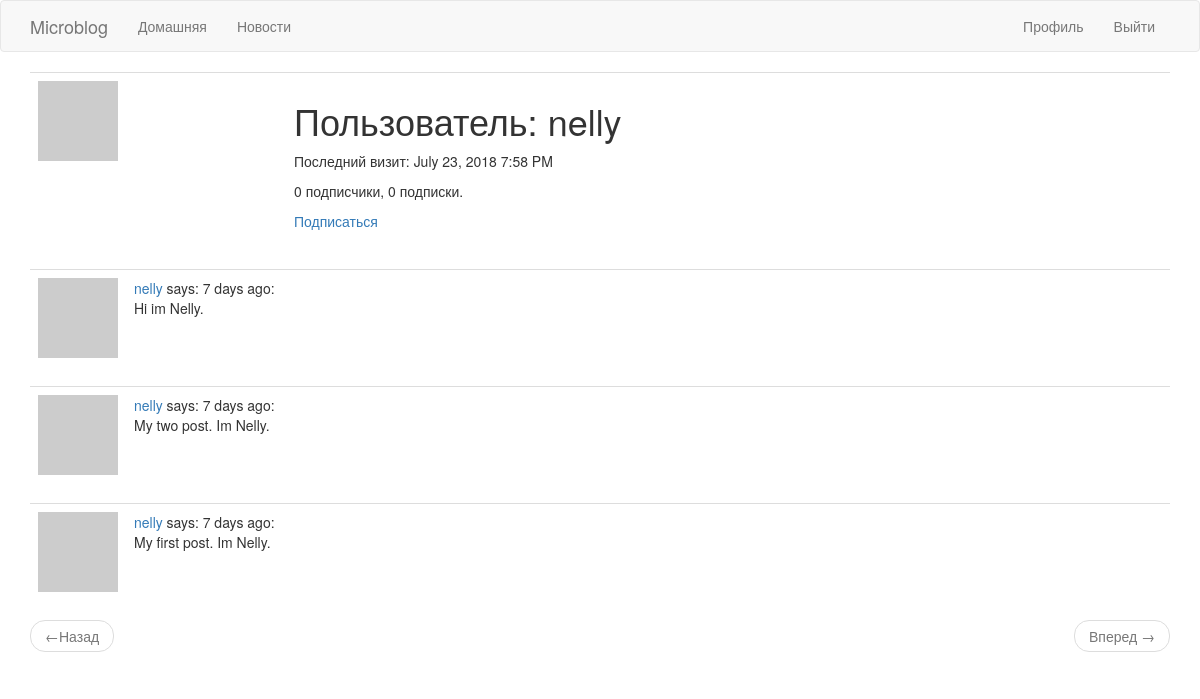
Page /user/nelly (signed in) on the committed database.
### app/models.py (models this page shows, shortened)
class User(UserMixin, db.Model):
	id = db.Column(db.Integer, primary_key=True)
	username = db.Column(db.String(32), index=True, unique=True)
	email = db.Column(db.String(128), index=True, unique=True)
	password_hash = db.Column(db.String(128))
	posts = db.relationship('Post', backref='author', lazy='dynamic')
	about_me = db.Column(db.String(140))
	last_seen = db.Column(db.DateTime, default=datetime.utcnow)
	followed = db.relationship(
		'User', secondary=followers,
		primaryjoin=(followers.c.follower_id==id),
		secondaryjoin=(followers.c.followed_id == id),
		backref=db.backref('followers', lazy='dynamic'),
		lazy='dynamic')
	def avatar(self, size):
		digest = md5(self.email.lower().encode('utf-8')).hexdigest()
		return 'https://www.gravatar.com/avatar/{}?d=identicon&s={}'.format(digest, size)
	def is_following(self, user):
		return self.followed.filter(
		    followers.c.followed_id==user.id).count() > 0

class Post(db.Model):
	id = db.Column(db.Integer, primary_key=True)
	body = db.Column(db.String(256))
	timestamp = db.Column(db.DateTime(), default=datetime.utcnow)
	user_id = db.Column(db.Integer, db.ForeignKey('user.id'))

### app/routers.py (the view)
@app.route('/user/<username>')
@login_required
def user(username):
	user = User.query.filter_by(username=username).first_or_404()
	page = request.args.get('page', 1, type=int)
	posts = user.posts.order_by(Post.timestamp.desc()).paginate(
	     page, app.config['POSTS_PER_PAGE'], False)
	next_url = url_for('explore', username=user.username, page=posts.next_num) if posts.has_next else None
	prev_url = url_for('explore', username=user.username, page=posts.prev_num) if posts.has_prev else None
	return render_template('user.html', user=user, posts=posts.items,
	    next_url=next_url, prev_url=prev_url)

### app/models.py (called while the page is built)
@login.user_loader
def load_user(id):
	return User.query.get(int(id))

### app/routers.py (called while the page is built)
@app.before_request
def before_request():
	if current_user.is_authenticated:
		current_user.last_seen = datetime.utcnow()
		db.session.commit()

### app/templates/user.html (shortened to what this page needs)
{% extends "base.html" %}
{% block app_content %}
    <table class="table table-hover">
        <tr>
            <td width="256px"><img src="{{ user.avatar(256) }}"></td>
            <td>
                <h1>Пользователь: {{ user.username }}</h1>
                {% if user.last_seen %}
                  <p>Последний визит: {{ moment(user.last_seen).format('LLL') }}</p>
                {% endif %}
                <p>{{ user.followers.count() }} подписчики, {{ user.followed.count() }} подписки.</p>
                {% if user == current_user %}
                <p><a href="{{ url_for('edit_profile') }}">Редактировать профиль</a></p>
                {% elif not current_user.is_following(user) %}
                <p><a href="{{ url_for('follow', username=user.username) }}">Подписаться</a></p>
                {% else %}
                <p><a href="{{ url_for('unfollow', username=user.username) }}">Отписаться</a></p>
                {% endif %}
            </td>
        </tr>
    </table>
    {% for post in posts %}
        {% include '_post.html' %}
    {% endfor %}
    <nav aria-label="...">
        <ul class="pager">
            <li class="previous{% if not prev_url %} disabled{% endif %}">
                <a href="{{ prev_url or '#' }}">
                    <span aria-hidden="true">&larr;</span>Назад
                </a>
            </li>
            <li class="next{% if not next_url %} disabled{% endif %}">
                <a href="{{ next_url or '#' }}">
                    Вперед <span aria-hidden="true">&rarr;</span>
                </a>
            </li>
        </ul>
    </nav>
{% endblock %}

### app/templates/_post.html
    <table class="table table-hover">
        <tr>
            <td width="70px">
                <a href="{{ url_for('user', username=post.author.username) }}">
                    <img src="{{ post.author.avatar(70) }}" />
                </a>
            </td>
            <td>
                <a href="{{ url_for('user', username=post.author.username) }}">
                    {{ post.author.username }}
                </a>
                says: {{ moment(post.timestamp).fromNow() }}:
                <br>
                {{ post.body }}
            </td>
        </tr>
    </table>

### rows in the picture
User: username "nelly", last_seen "July 23, 2018 7:58 PM"
Post: author.username "nelly", timestamp "7 days ago", body "Hi im Nelly."
Post: author.username "nelly", timestamp "7 days ago", body "My two post. Im Nelly."
Post: author.username "nelly", timestamp "7 days ago", body "My first post. Im Nelly."

### other values in the picture
{{ user.followers.count() }} "0"
{{ user.followed.count() }} "0"
